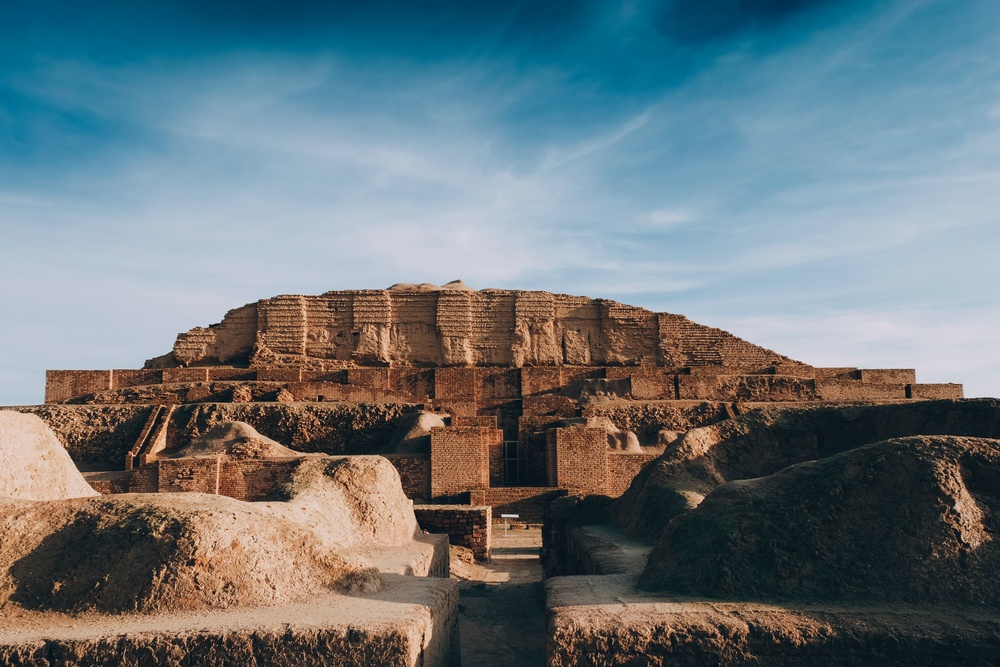
#> input picture python task/sora1.jpg, 1000 x 667 px, shrunk from 4534 x 3023 before the run, given in place of the camera
$ python task3.py
#> lines starting #> are read from the running program, lines starting #| are printed output that depends on the picture; after the words box and inside, x2 and y2 are one past the last pixel; in counts of white or black regions, pixels touching at a corner belong together
import cv2

cap = cv2.VideoCapture(0)
while True:
    ret, img = cap.read()
#> img is the input picture: shape (667, 1000, 3); mean B, G, R 123.1, 118.1, 106.4

    gray = cv2.cvtColor(img, cv2.COLOR_BGR2GRAY)
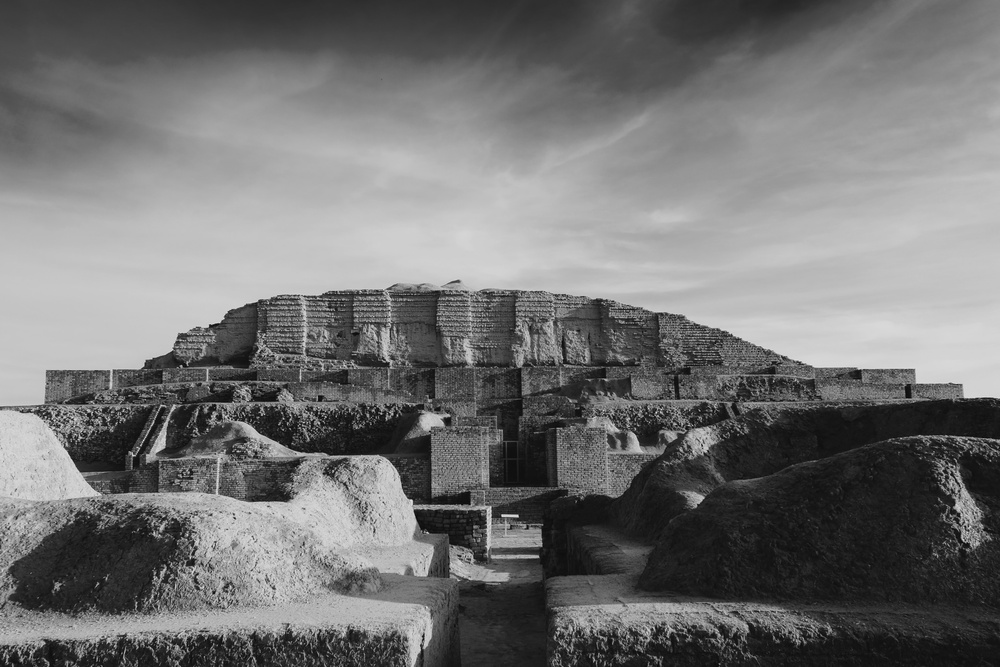
#> gray: shape (667, 1000); min 4, max 228, mean 115.2
    blur = cv2.GaussianBlur(gray, (5, 5), 0)
    canny = cv2.Canny(blur, 10, 70)
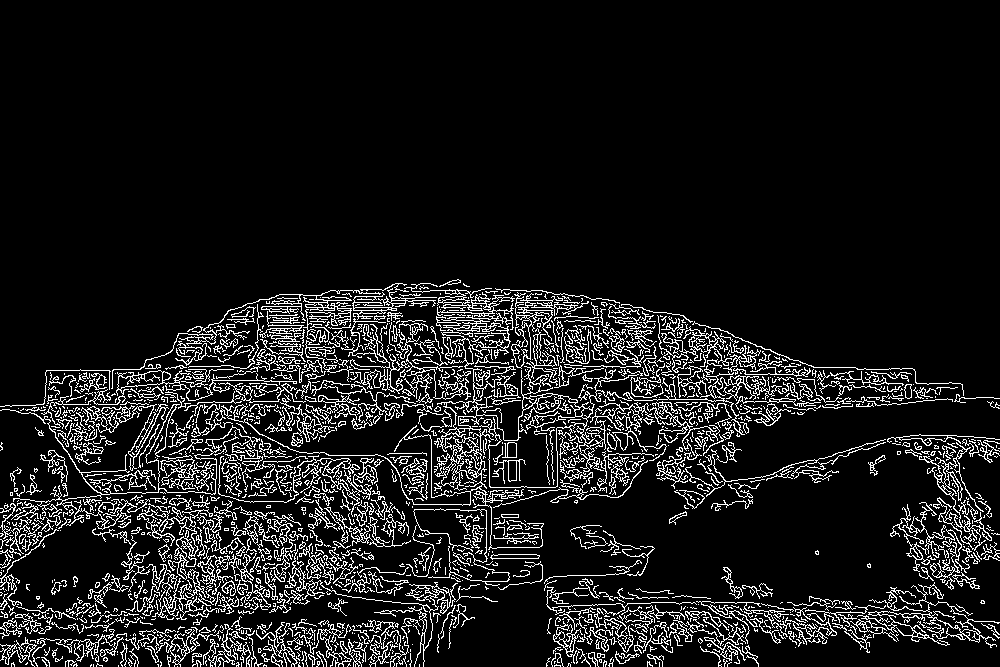
#> canny: shape (667, 1000); 10.3% white in thin lines or dots, all inside (x1, y1, x2, y2) = (0, 279, 1000, 667)
    ret, mask = cv2.threshold(canny, 70, 255, cv2.THRESH_BINARY)
    cv2.imshow('Video feed', mask)

    if cv2.waitKey(1) == 13:
#> (key Esc is pressed here)
        breakcap.release()
cv2.destroyAllWindows()
